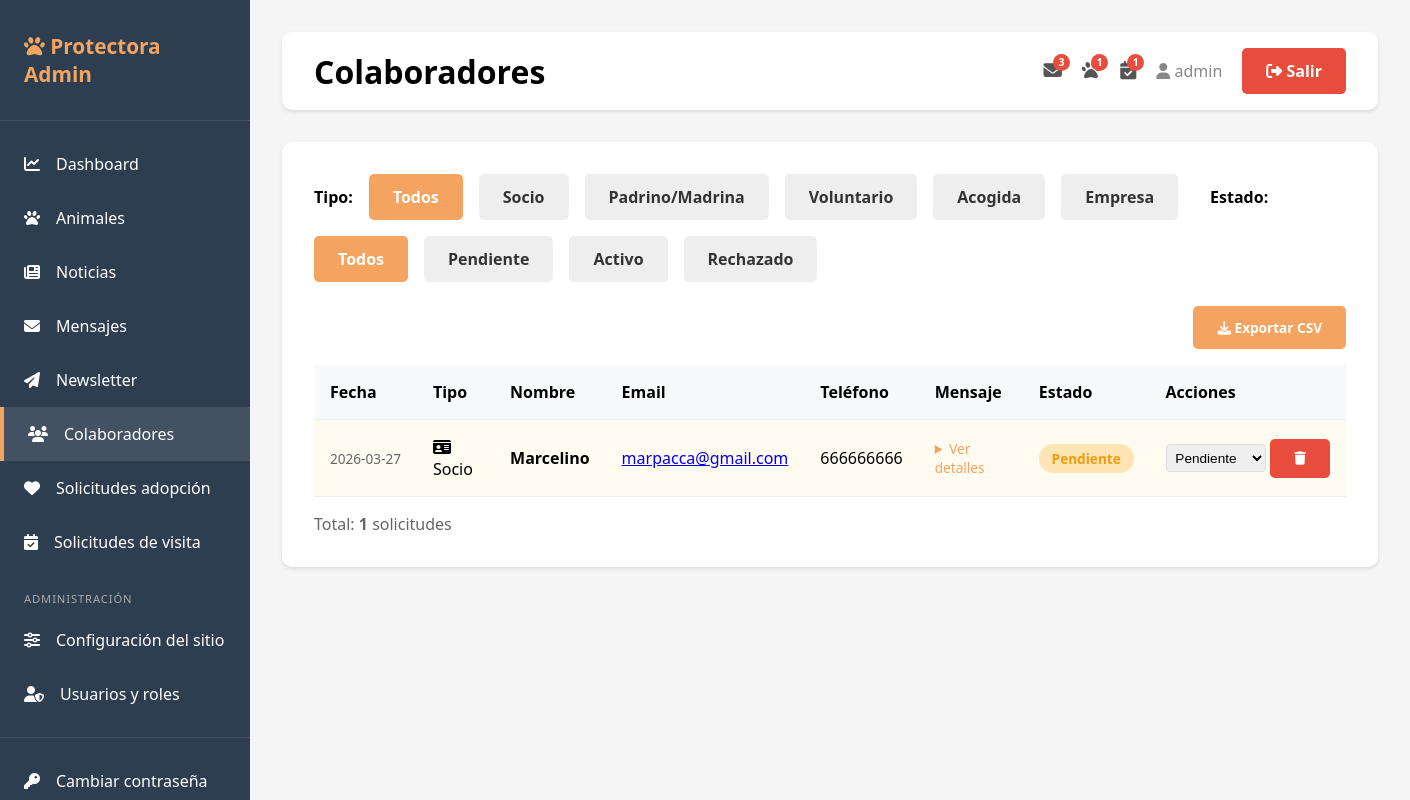
/admin/collaborators (signed in), run on the app's committed database.
### tables this page shows
CREATE TABLE collaborators (
                id INTEGER PRIMARY KEY AUTOINCREMENT,
                type TEXT NOT NULL,
                name TEXT NOT NULL,
                email TEXT NOT NULL,
                phone TEXT,
                message TEXT,
                extra TEXT,
                status TEXT DEFAULT 'pendiente',
                created_at TIMESTAMP DEFAULT CURRENT_TIMESTAMP
            );

### app.py (the view)
@app.route('/admin/collaborators')
@login_required
def list_collaborators():
    db = get_db()
    collab_type = request.args.get('type')
    status = request.args.get('status')
    query = 'SELECT * FROM collaborators WHERE 1=1'
    params = []
    if collab_type:
        query += ' AND type = ?'
        params.append(collab_type)
    if status:
        query += ' AND status = ?'
        params.append(status)
    query += ' ORDER BY created_at DESC'
    collaborators_raw = db.execute(query, params).fetchall()
    collaborators = []
    for c in collaborators_raw:
        c = dict(c)
        if c.get('extra') and c['extra'].startswith('{'):
            try:
                parsed = json.loads(c['extra'])
                label_map = {
                    'living_situation': 'Vivienda', 'has_yard': 'Jardín/patio',
                    'space_available': 'Espacio disponible', 'current_pets': 'Mascotas actuales',
                    'pet_experience': 'Experiencia', 'hours_home_per_day': 'Horas en casa/día',
                    'foster_duration': 'Duración acogida', 'species_preference': 'Especie preferida',
                    'household_members': 'Personas en hogar', 'city': 'Municipio',
                }
                lines = [f"{label_map.get(k, k)}: {v}" for k, v in parsed.items() if v]
                c['extra_pretty'] = '\n'.join(lines)
            except Exception:
                c['extra_pretty'] = c['extra']
        else:
            c['extra_pretty'] = c.get('extra', '')
        collaborators.append(c)
    return render_template('collaborators.html', collaborators=collaborators,
                           current_type=collab_type, current_status=status)

### app.py (called while the page is built)
def generate_csrf_token():
    if '_csrf_token' not in session:
        session['_csrf_token'] = secrets.token_hex(32)
    return session['_csrf_token']

def get_db():
    if USE_POSTGRES:
        conn = psycopg2.connect(DATABASE_URL)
        conn.cursor_factory = psycopg2.extras.RealDictCursor
        return DatabaseWrapper(conn, is_postgres=True)
    else:
        conn = sqlite3.connect(DATABASE)
        conn.row_factory = sqlite3.Row
        return DatabaseWrapper(conn, is_postgres=False)

def login_required(f):
    @wraps(f)
    def decorated_function(*args, **kwargs):
        if 'user_id' not in session:
            return redirect(url_for('login'))
        return f(*args, **kwargs)
    return decorated_function

    def execute(self, query, params=None):
        if self._is_postgres and '?' in query:
            query = query.replace('?', '%s')
        cursor = self._conn.cursor()
        if params:
            cursor.execute(query, params)
        else:
            cursor.execute(query)
        return cursor

### templates/collaborators.html (shortened to what this page needs)
{% extends "base.html" %}
{% block page_title %}Colaboradores{% endblock %}
{% block content %}
<div style="display:flex; gap:1rem; margin-bottom:1.5rem; flex-wrap:wrap; align-items:center;">
    <strong>Tipo:</strong>
    {% for t, label in [('','Todos'),('socio','Socio'),('padrino','Padrino/Madrina'),('voluntario','Voluntario'),('acogida','Acogida'),('empresa','Empresa')] %}
    <a href="{{ url_for('list_collaborators', type=t if t else None, status=current_status) }}"
       class="btn btn-sm" style="background:{% if current_type == t or (not current_type and not t) %}#F4A460; color:white{% else %}#eee; color:#333{% endif %}">
        {{ label }}
    </a>
    {% endfor %}
    <strong style="margin-left:1rem;">Estado:</strong>
    {% for s, label in [('','Todos'),('pendiente','Pendiente'),('activo','Activo'),('rechazado','Rechazado')] %}
    <a href="{{ url_for('list_collaborators', type=current_type, status=s if s else None) }}"
       class="btn btn-sm" style="background:{% if current_status == s or (not current_status and not s) %}#F4A460; color:white{% else %}#eee; color:#333{% endif %}">
        {{ label }}
    </a>
    {% endfor %}
</div>
{% if collaborators %}
<div style="display:flex; justify-content:flex-end; margin-bottom:.75rem;">
    <a href="{{ url_for('export_collaborators_csv') }}" class="btn btn-primary" style="font-size:.85rem;">
        <i class="fas fa-download"></i> Exportar CSV
    </a>
</div>
<table class="table">
    <thead>
        <tr>
            <th>Fecha</th>
            <th>Tipo</th>
            <th>Nombre</th>
            <th>Email</th>
            <th>Teléfono</th>
            <th>Mensaje</th>
            <th>Estado</th>
            <th>Acciones</th>
        </tr>
    </thead>
    <tbody>
        {% for c in collaborators %}
        <tr style="{% if c.status == 'pendiente' %}background:#fffbf0;{% elif c.status == 'rechazado' %}background:#fff5f5;{% endif %}">
            <td style="white-space:nowrap; font-size:0.85rem; color:#666;">{{ c.created_at[:10] }}</td>
            <td>
                {% set icons = {'socio':'id-card','padrino':'heart','voluntario':'users','acogida':'home','empresa':'building'} %}
                {% set labels = {'socio':'Socio','padrino':'Padrino/Madrina','voluntario':'Voluntario','acogida':'Acogida','empresa':'Empresa'} %}
                <i class="fas fa-{{ icons.get(c.type, 'user') }}"></i>
                {{ labels.get(c.type, c.type) }}
            </td>
            <td><strong>{{ c.name }}</strong></td>
            <td><a href="mailto:{{ c.email }}">{{ c.email }}</a></td>
            <td>{{ c.phone or '—' }}</td>
            <td style="max-width:250px; font-size:0.85rem; color:#555;">
                {% if c.message or c.extra %}
                <details>
                    <summary style="cursor:pointer; color:#F4A460;">Ver detalles</summary>
                </details>
                {% else %}—{% endif %}
            </td>
            <td>
                {% if c.status == 'pendiente' %}
                <span class="badge badge-warning">Pendiente</span>
                {% elif c.status == 'activo' %}
                <span class="badge badge-success">Activo</span>
                {% else %}
                <span class="badge badge-danger">Rechazado</span>
                {% endif %}
            </td>
            <td style="white-space:nowrap;">
                <form method="POST" action="{{ url_for('update_collaborator_status', collab_id=c.id) }}" style="display:inline;">
                    <select name="status" onchange="this.form.submit()" style="padding:0.3rem; border-radius:4px; border:1px solid #ddd; font-size:0.85rem;">
                        <option value="pendiente" {% if c.status=='pendiente' %}selected{% endif %}>Pendiente</option>
                    </select>
                </form>
                <form method="POST" action="{{ url_for('delete_collaborator', collab_id=c.id) }}" style="display:inline;"
                      onsubmit="return confirm('¿Eliminar esta solicitud?');">
                    <button type="submit" class="btn btn-danger btn-sm" title="Eliminar">
                        <i class="fas fa-trash"></i>
                    </button>
                </form>
            </td>
        </tr>
        {% endfor %}
    </tbody>
</table>
<p style="color:#666; margin-top:1rem;">Total: <strong>{{ collaborators|length }}</strong> solicitudes</p>
{% else %}
<div style="text-align:center; padding:3rem;">
    <i class="fas fa-users" style="font-size:4rem; color:#ddd; margin-bottom:1rem;"></i>
    <h3 style="color:#666;">Sin solicitudes de colaboración</h3>
    <p style="color:#999;">Las solicitudes enviadas desde la web aparecerán aquí.</p>
</div>
{% endif %}
{% endblock %}

### templates/base.html (style rules this page uses)
* { margin: 0; padding: 0; box-sizing: border-box; }
body { font-family: 'Segoe UI', Tahoma, Geneva, Verdana, sans-serif; background: #f5f5f5; }
.btn { padding: 0.75rem 1.5rem; border: none; border-radius: 5px; cursor: pointer; font-weight: 600; transition: all 0.3s; text-decoration: none; display: inline-block; }
.btn-primary { background: #F4A460; color: white; }
.btn-danger { background: #E74C3C; color: white; }
.table { width: 100%; border-collapse: collapse; margin-top: 1rem; }
.table th, .table td { padding: 1rem; text-align: left; border-bottom: 1px solid #eee; }
.table th { background: #f8f9fa; font-weight: 600; }
.badge { padding: 0.3rem 0.8rem; border-radius: 15px; font-size: 0.85rem; font-weight: 600; }
.badge-warning { background: #FFE5B4; color: #F39C12; }

### data on the page
collaborators: created_at "2026-03-27", get "Socio", name "Marcelino", email "marpacca@gmail.com", phone "666666666", shows "Pendiente", status "Pendiente"

### other printed values
{{ nav_unread_contacts if nav_unread_contacts <= 99 else '99+' }} "3"
{{ nav_pending_adoptions if nav_pending_adoptions <= 99 else '99+' }} "1"
{{ nav_pending_visits if nav_pending_visits <= 99 else '99+' }} "1"
{{ session.username }} "admin"
{{ label }} "Todos" "Socio" "Padrino/Madrina" "Voluntario" "Acogida" "Empresa"
{{ label }} "Todos" "Pendiente" "Activo" "Rechazado"
{{ collaborators|length }} "1"
